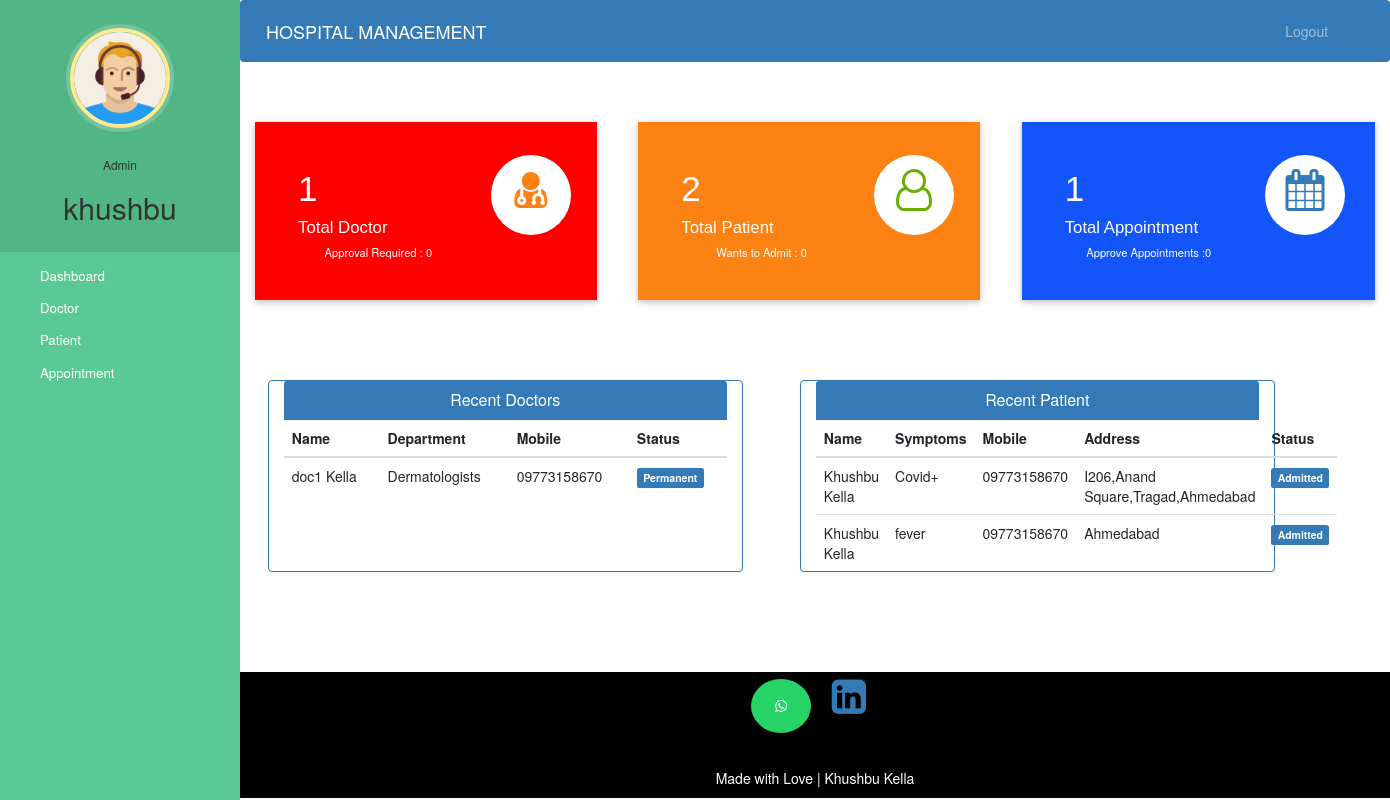
Page /admin-dashboard (signed in) on the committed database.
### hospital/models.py (models this page shows, shortened)
class Doctor(models.Model):
    user=models.OneToOneField(User,on_delete=models.CASCADE)
    profile_pic= models.ImageField(upload_to='profile_pic/DoctorProfilePic/',null=True,blank=True)
    address = models.CharField(max_length=40)
    mobile = models.CharField(max_length=20,null=True)
    department= models.CharField(max_length=50,choices=departments,default='Cardiologist')
    status=models.BooleanField(default=False)
    @property
    def get_name(self):
        return self.user.first_name+" "+self.user.last_name

class Patient(models.Model):
    user=models.OneToOneField(User,on_delete=models.CASCADE)
    profile_pic= models.ImageField(upload_to='profile_pic/PatientProfilePic/',null=True,blank=True)
    address = models.CharField(max_length=40)
    mobile = models.CharField(max_length=20,null=False)
    symptoms = models.CharField(max_length=100,null=False)
    assignedDoctorId = models.PositiveIntegerField(null=True)
    admitDate=models.DateField(auto_now=True)
    status=models.BooleanField(default=False)
    @property
    def get_name(self):
        return self.user.first_name+" "+self.user.last_name

### hospital/views.py (the view)
# urls.py: path('admin-dashboard', views.admin_dashboard_view,name='admin-dashboard'),
@login_required(login_url='adminlogin')
@user_passes_test(is_admin)
def admin_dashboard_view(request):
    doctors=models.Doctor.objects.all().order_by('-id')
    patients=models.Patient.objects.all().order_by('-id')
    doctorcount=models.Doctor.objects.all().filter(status=True).count()
    pendingdoctorcount=models.Doctor.objects.all().filter(status=False).count()
    patientcount=models.Patient.objects.all().filter(status=True).count()
    pendingpatientcount=models.Patient.objects.all().filter(status=False).count()
    appointmentcount=models.Appointment.objects.all().filter(status=True).count()
    pendingappointmentcount=models.Appointment.objects.all().filter(status=False).count()
    mydict={
    'doctors':doctors,
    'patients':patients,
    'doctorcount':doctorcount,
    'pendingdoctorcount':pendingdoctorcount,
    'patientcount':patientcount,
    'pendingpatientcount':pendingpatientcount,
    'appointmentcount':appointmentcount,
    'pendingappointmentcount':pendingappointmentcount,
    }
    return render(request,'hospital/admin_dashboard.html',context=mydict)

### hospital/views.py (called while the page is built)
def is_admin(user):
    return user.groups.filter(name='ADMIN').exists()

### templates/hospital/admin_dashboard.html
{% extends 'hospital/admin_base.html' %}
{% load static %}
{% block content %}
{%include 'hospital/admin_dashboard_cards.html'%}
<br><br><br><br>
<div class="container">
  <div class="row">
    <div class="panel panel-primary col-md-5" style="margin-left:2%;">
      <div class="panel-heading" style="text-align:center;">
        <h6 class="panel-title">Recent Doctors</h6>
      </div>
      <table class="table table-hover" id="dev-table">
        <thead>
          <tr>
            <th>Name</th>
            <th>Department</th>
            <th>Mobile</th>
            <th>Status</th>
          </tr>
        </thead>
        {% for d in doctors %}
        <tr>
          <td> {{d.get_name}}</td>
          <td>{{d.department}}</td>
          <td>{{d.mobile}}</td>
          {%if d.status%}
          <td> <span class="label label-primary">Permanent</span></td>
          {% else %}
          <td> <span class="label label-success">On Hold</span></td>
          {% endif %}
        </tr>
        {% endfor %}
      </table>
    </div>
    <div class="panel panel-primary col-md-5" style="margin-left:5%;">
      <div class="panel-heading" style="text-align:center;">
        <h6 class="panel-title">Recent Patient</h6>
      </div>
      <table class="table table-hover" id="dev-table">
        <thead>
          <tr>
            <th>Name</th>
            <th>Symptoms</th>
            <th>Mobile</th>
            <th>Address</th>
            <th>Status</th>
          </tr>
        </thead>
        {% for p in patients %}
        <tr>
          <td> {{p.get_name}}</td>
          <td>{{p.symptoms}}</td>
          <td>{{p.mobile}}</td>
          <td>{{p.address}}</td>
          {%if p.status%}
          <td> <span class="label label-primary">Admitted</span></td>
          {% else %}
          <td> <span class="label label-success">On Hold</span></td>
          {% endif %}
        </tr>
        {% endfor %}
      </table>
    </div>
  </div>
</div>
{% endblock content %}

### templates/hospital/admin_base.html (shortened to what this page needs)
<!DOCTYPE html>
{% load static %}
<html lang="en">
<head>
  <link rel="stylesheet" href="https://stackpath.bootstrapcdn.com/bootstrap/4.3.1/css/bootstrap.min.css">
  <link rel="stylesheet" href="https://maxcdn.bootstrapcdn.com/font-awesome/4.7.0/css/font-awesome.min.css">
  <link rel="stylesheet" href="{% static '/style.css' %}">
</head>
<body>
  <nav class="menu" tabindex="0">
    <header class="avatar">
      <img src="{% static "images/adminpropic.png" %}" />
      <br><br>
      <h6>Admin</h6>
      <h2>{{request.user.first_name}}</h2>
    </header>
    <ul>
      <li tabindex="0" class="icon-dashboard"> <a style="color:white; text-decoration:none;" href="/admin-dashboard"><span>Dashboard</span></a> </li>
      <li tabindex="0" class="icon-customers"> <a style="color:white; text-decoration:none;" href="/admin-doctor"><span>Doctor</span></a></li>
      <li tabindex="0" class="icon-users"> <a style="color:white; text-decoration:none;" href="/admin-patient"><span>Patient</span></a></li>
      <li tabindex="0" class="icon-calendar"> <a style="color:white; text-decoration:none;" href="/admin-appointment"><span>Appointment</span></a></li>
    </ul>
  </nav>
  <main>
    <div class="bs-example">
      <nav class="navbar navbar-expand-md  navbar-dark fixed-top" style="background:#337AB7;">
        <a href="/admin-dashboard" class="navbar-brand">HOSPITAL MANAGEMENT</a>
        <div class="collapse navbar-collapse justify-content-between" id="navbarCollapse">
          <div class="navbar-nav" style=" margin-left: 90%;">
            <a href="/logout" class="nav-item nav-link">Logout</a>
          </div>
        </div>
      </nav>
    </div>
    <br><br>
    {% block content %}
    {% endblock content %}
    <br><br><br><br>
    <footer>
      <p>
        <a id="ftr" href="https://api.whatsapp.com/send?phone=919773158670" class="fa fa-whatsapp"></a>
        <a href="https://www.linkedin.com/in/khushbu-kella/" class="fa fa-linkedin-square" style="font-size:40px"></a>
      </p>
      <br>
      <div class="container">
        <div class="row">
          <div class="col-md-12 col-sm-12">
            <div style="color:#ffffff;" class="wow fadeInUp footer-copyright">
              <p>Made with Love | Khushbu Kella
            </div>
          </div>
        </div>
      </div>
    </footer>
  </main>
</body>
</html>

### templates/hospital/admin_dashboard_cards.html (shortened to what this page needs)
<!DOCTYPE html>
<html lang="en" dir="ltr">
<head>
  <link rel="stylesheet" href="https://maxcdn.bootstrapcdn.com/bootstrap/3.4.1/css/bootstrap.min.css">
  <link rel="stylesheet" href="https://cdnjs.cloudflare.com/ajax/libs/font-awesome/4.7.0/css/font-awesome.min.css">
</head>
<body>
  <div class="market-updates">
    <div class="col-md-4 market-update-gd">
      <div class="market-update-block clr-block-1">
        <div class="col-md-8 market-update-left">
          <h3>{{doctorcount}}</h3>
          <h4>Total Doctor</h4>
          <p>Approval Required : {{pendingdoctorcount}}</p>
        </div>
        <div class="col-md-4 market-update-right">
          <i class="fa fa-user-md"></i>
        </div>
        <div class="clearfix"> </div>
      </div>
    </div>
    <div class="col-md-4 market-update-gd">
      <div class="market-update-block clr-block-2">
        <div class="col-md-8 market-update-left">
          <h3>{{patientcount}}</h3>
          <h4>Total Patient</h4>
          <p>Wants to Admit : {{pendingpatientcount}}</p>
        </div>
        <div class="col-md-4 market-update-right">
          <i class="fa fa-user-o"></i>
        </div>
        <div class="clearfix"> </div>
      </div>
    </div>
    <div class="col-md-4 market-update-gd">
      <div class="market-update-block clr-block-3">
        <div class="col-md-8 market-update-left">
          <h3>{{appointmentcount}}</h3>
          <h4>Total Appointment</h4>
          <p>Approve Appointments :{{pendingappointmentcount}} </p>
        </div>
        <div class="col-md-4 market-update-right">
          <i class="fa fa-calendar"> </i>
        </div>
        <div class="clearfix"> </div>
      </div>
    </div>
  </div>
</body>
</html>

### static/style.css (style rules this page uses)
body { padding-left: 240px; }
main { position: relative; height: 100vh; }
.menu { background: #5bc995; height: 100vh; width: 240px; position: fixed; top: 0px; left: 0; z-index: 5; outline: none; }
.menu .avatar { background: rgba(0, 0, 0, 0.1); padding: 2em 0.5em; text-align: center; }
.menu .avatar img { width: 100px; border-radius: 50%; overflow: hidden; border: 4px solid #ffea92; box-shadow: 0 0 0 4px rgba(255, 255, 255, 0.2); }
.menu .avatar h2 { font-weight: normal; margin-bottom: 0; }
.menu ul { list-style: none; padding: 0.5em 0; margin: 0; }
.menu ul li { padding: 0.5em 1em 0.5em 3em; font-size: 0.95em; font-weight: regular; background-repeat: no-repeat; background-position: left 15px center; background-size: auto 20px; transition: all 0.15s linear; cursor: pointer; }
.menu ul li.icon-dashboard { background-image: url("http://www.entypo.com/images//gauge.svg"); }
.menu ul li.icon-customers { background-image: url("http://www.entypo.com/images//briefcase.svg"); }
.menu ul li.icon-users { background-image: url("http://www.entypo.com/images//users.svg"); }
.menu ul li.icon-calendar { background-image: url("http://www.entypo.com/images//calendar.svg"); }

### templates/hospital/admin_base.html (style rules this page uses)
a:link { text-decoration: none; }
a { color: white; }
footer { padding: 0px 0px 0px 0px; background-color: black; margin: 0px; }
#ftr { padding: 20px; }
.fa { font-size: 23px; width: 60px; text-align: center; text-decoration: none; margin: 5px 2px; border-radius: 50%; }
.fa-whatsapp { background: #25d366; color: white; }
p { text-align: center; }
body { padding-left: 240px; }
main { position: relative; height: 100vh; }
.menu { background: #5bc995; height: 100vh; width: 240px; position: fixed; top: 0px; left: 0; z-index: 5; outline: none; }
.menu .avatar { background: rgba(0, 0, 0, 0.1); padding: 2em 0.5em; text-align: center; }
.menu .avatar img { width: 100px; border-radius: 50%; overflow: hidden; border: 4px solid #ffea92; box-shadow: 0 0 0 4px rgba(255, 255, 255, 0.2); }
.menu .avatar h2 { font-weight: normal; margin-bottom: 0; }
.menu ul { list-style: none; padding: 0.5em 0; margin: 0; }
.menu ul li { padding: 0.5em 1em 0.5em 3em; font-size: 0.95em; font-weight: regular; background-repeat: no-repeat; background-position: left 15px center; background-size: auto 20px; transition: all 0.15s linear; cursor: pointer; }
.menu ul li.icon-dashboard { background-image: url("http://www.entypo.com/images//gauge.svg"); }
.menu ul li.icon-customers { background-image: url("http://www.entypo.com/images//briefcase.svg"); }
.menu ul li.icon-users { background-image: url("http://www.entypo.com/images//users.svg"); }
.menu ul li.icon-calendar { background-image: url("http://www.entypo.com/images//calendar.svg"); }

### rows in the picture
Doctor: get_name "doc1 Kella", department "Dermatologists", mobile "09773158670", status "Permanent"
Patient: get_name "Khushbu Kella", symptoms "Covid+", mobile "09773158670", address "I206,Anand Square,Tragad,Ahmedabad", status "Admitted"
Patient: get_name "Khushbu Kella", symptoms "fever", mobile "09773158670", address "Ahmedabad", status "Admitted"

### other values in the picture
{{ request.user.first_name }} "khushbu"
{{ doctorcount }} "1"
{{ pendingdoctorcount }} "0"
{{ patientcount }} "2"
{{ pendingpatientcount }} "0"
{{ appointmentcount }} "1"
{{ pendingappointmentcount }} "0"
